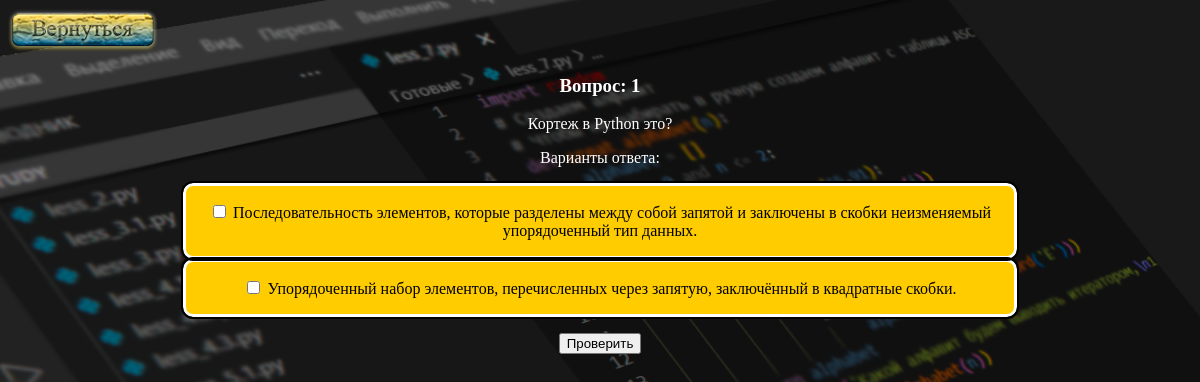
Screenshot of /pagetest with the database file from the repository.
### testing/models.py (models this page shows, shortened)
class Bdquestions(models.Model):
    fio = models.CharField(max_length=100)
    questions = models.TextField()
    answer1 = models.TextField()
    answer2 = models.TextField()
    trueanswer = models.CharField(max_length=1)

### testing/views.py (the view)
# urls.py: path('pagetest', views.pagetest),
def pagetest(request):
    quest = Bdquestions.objects.get(id=1)
    return render(request, 'pagetest.html', {'question': quest})

### testing/templates/pagetest.html (shortened to what this page needs)
{% extends 'base.html' %}
 {% load static %}
    {% block content %}
    <a href="/profile"/>
        <img src="{% static 'images/back.png' %}"/>
    <div align=center>
        <div style="color: #FFFFFF">
            <h3><p>Вопрос: {{question.id}}</p></h3>
            {{question.questions}}
        </div>
        <div style="color: #FFFFFF">
            <p>Варианты ответа:</p>
        </div>
    </div>
    <form action="checkboxes" method="POST">
    <div align=center>
        <div class="sd">
            <p><input type="checkbox" id="answer1" name="answer" value="1"/>
            <label for="1">{{question.answer1}}</label></p>
        </div>
        <div class="sd">
                <p><input type="checkbox" id="answer2" name="answer" value="2" />
                <label for="2">{{question.answer2}}</label></p>
        </div>
            <p><input type="submit" value="Проверить"/></p>
    </div>
    </form>
{% endblock %}

### testing/static/css/style.css (style rules this page uses)
.bg { background-size: 1400px 800px; background-repeat: no-repeat; background-position: top; background-attachment: fixed; }
.sd { width: 70%; background: #fc0; outline: 2px solid #000; border: 3px solid #fff; border-radius: 10px; }

### rows the page displays
Bdquestions: id "1", questions "Кортеж в Python это?", answer1 "Последовательность элементов, которые разделены между собой запятой и заключены в скобки неизменяемый упорядоченный тип данных.", answer2 "Упорядоченный набор элементов, перечисленных через запятую, заключённый в квадратные скобки."
